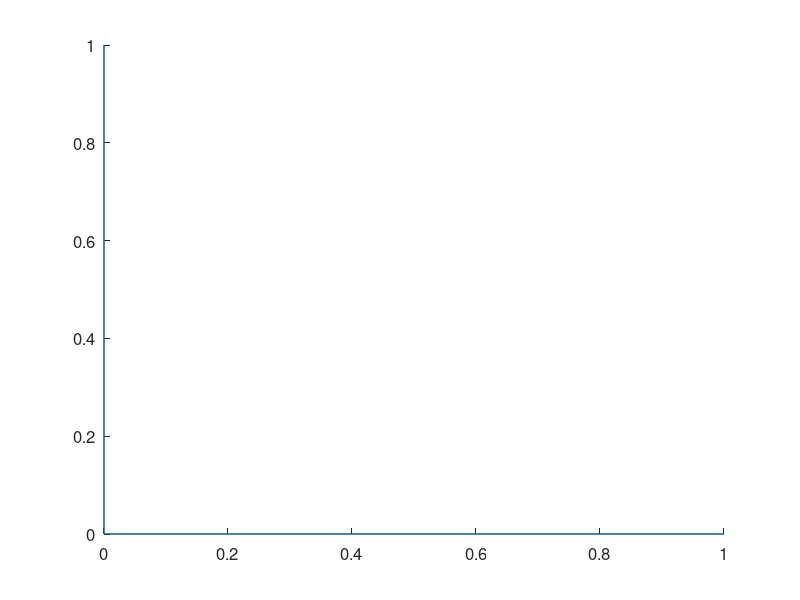

Source code (MATLAB):
%setAxes
%Self-explanatory
xL = xlim;
yL = ylim;
line([0 0], yL);  %x-axis
line(xL, [0 0]);  %y-axis
set(gca,'fontsize',12);